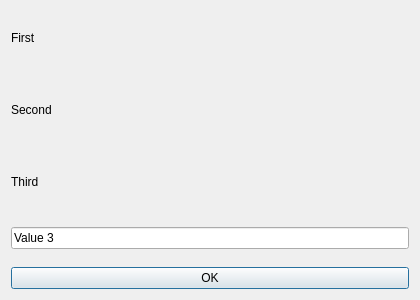
<?xml version="1.0" encoding="UTF-8"?>
<ui version="4.0"><class>Dialog</class><widget class="QDialog" name="Dialog"><property name="geometry"><rect><x>0</x><y>0</y><width>420</width><height>300</height></rect></property><property name="windowTitle"><string>Spacing 3</string></property><layout class="QVBoxLayout" name="verticalLayout"><property name="leftMargin"><number>11</number></property><property name="topMargin"><number>11</number></property><property name="rightMargin"><number>11</number></property><property name="bottomMargin"><number>11</number></property><property name="spacing"><number>18</number></property><item><widget class="QLabel" name="l1"><property name="text"><string>First</string></property></widget></item><item><widget class="QLabel" name="l2"><property name="text"><string>Second</string></property></widget></item><item><widget class="QLabel" name="l3"><property name="text"><string>Third</string></property></widget></item><item><widget class="QLineEdit" name="edit"><property name="text"><string>Value 3</string></property></widget></item><item><widget class="QPushButton" name="ok"><property name="text"><string>OK</string></property></widget></item></layout></widget></ui>
